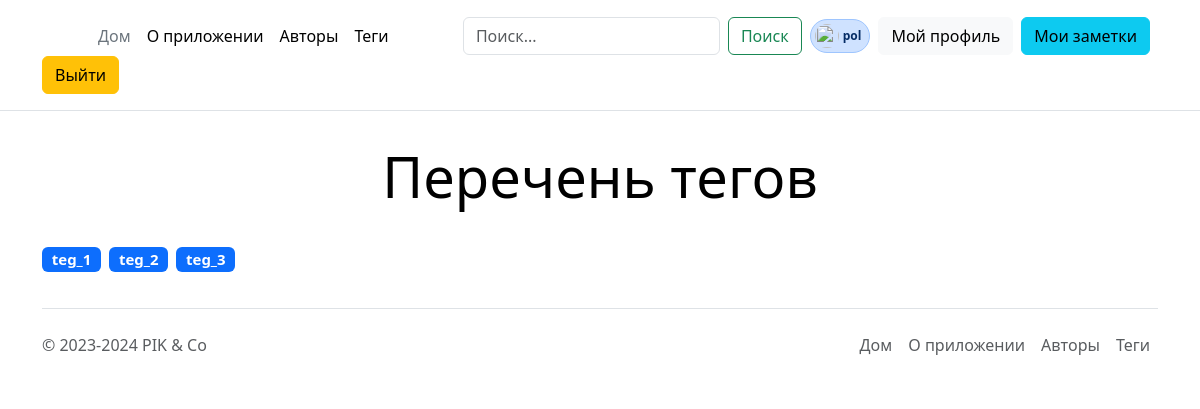
The page /note/tags (signed in) on the database as committed earlier.
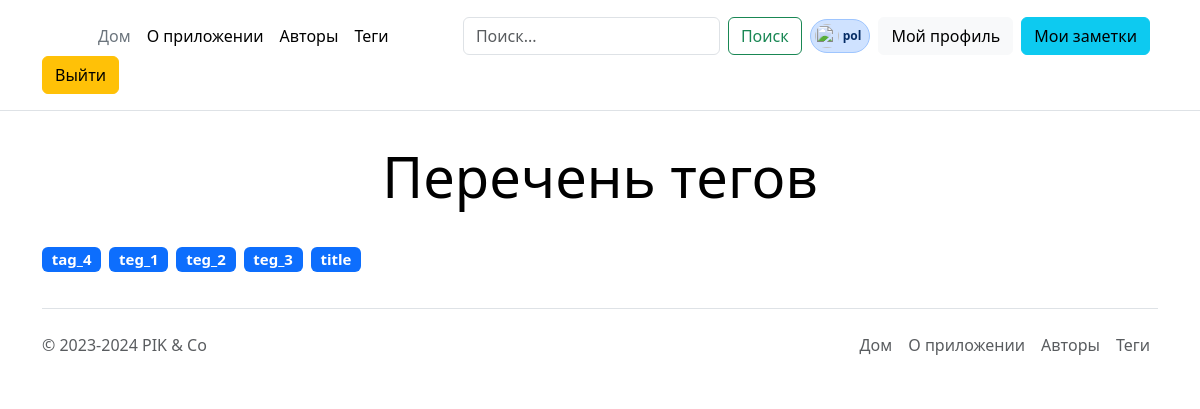
The same page on the database as committed later.
### notes/models.py (models this page shows)
class Tag(models.Model):
    name = models.CharField(max_length=50, unique=True)
    objects = models.Manager()  # Он подключается к базе.
    def __str__(self):
        return self.name

### notes/views.py (the view)
# urls.py: path('tags', views.show_tags_view, name='all_tags'),
def show_tags_view(request):
    all_tags = Tag.objects.all().order_by('name')
    tags_ss = Note.objects.all().values_list()
    print(tags_ss)
    context: dict = {
        "tags": all_tags,
    }
    return render(request, "note/tags.html", context)

### notes/templates/note/tags.html (shortened to what this page needs)
{% extends 'base.html' %}
{% block content %}
  <div class='container'>
    <div class="pricing-header p-3 pb-md-4 mx-auto text-center">
      <h1 class="display-4 fw-normal text-body-emphasis">Перечень тегов</h1>
    </div>
    {% if tags|length > 0 %}
      <div class="d-flex align-items-center py-1">
        {% for tag in tags %}
          <h5>
            <a class="nav-link badge text-bg-primary me-2" href="{% url 'user_notes' user.username %}">{{ tag }}</a>
          </h5>
        {% endfor %}
      </div>
    {% else %}
      <p>У нас пока нет тегов. Вы можете определить первый.</p>
    {% endif %}
  </div>
{% endblock %}

Rows that differ between the two databases and show on the page:
added Tag: name "tag_4"
added Tag: name "title"
